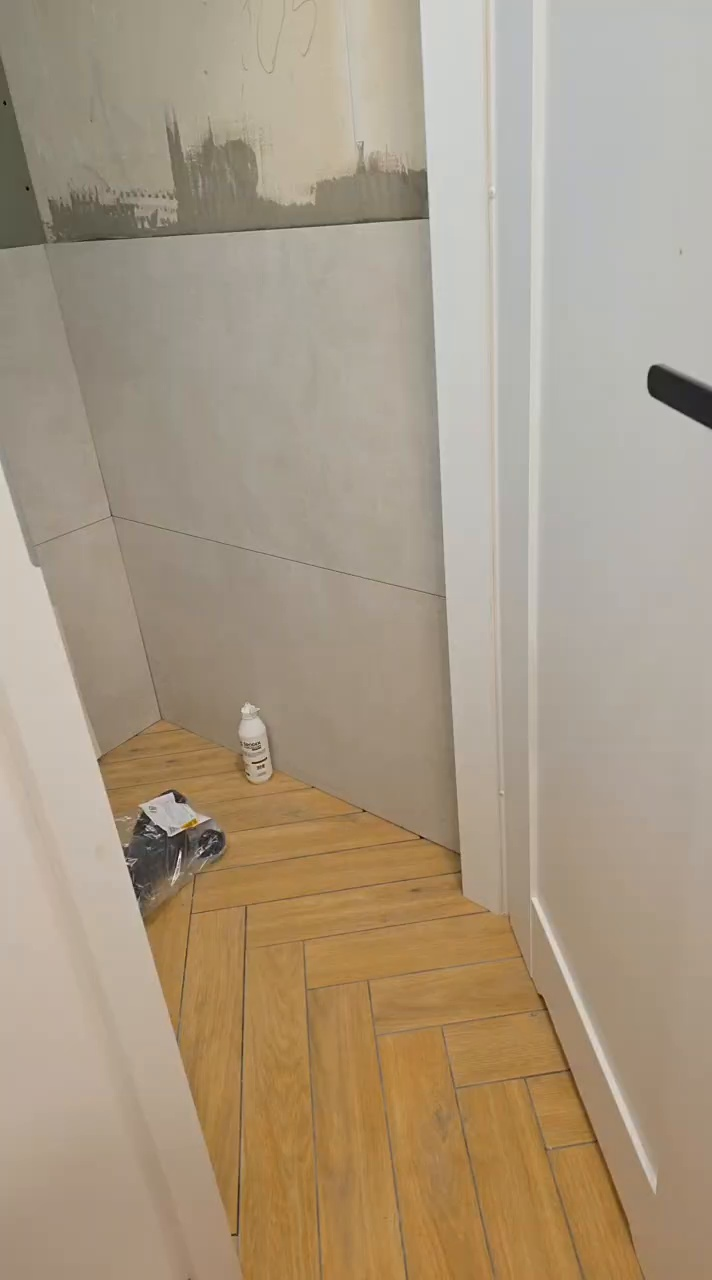
#> input picture tools/frame01.jpg, 712 x 1280 px; its folder holds only this picture in this run
$ python -i find_black_button.py   (imports and definitions only)
#> lines starting #> are read from the running program, lines starting #| are printed output that depends on the picture; after the words box and inside, x2 and y2 are one past the last pixel; in counts of white or black regions, pixels touching at a corner belong together
import cv2
import numpy as np
import sys
import glob

def find_button(img_path):
#> called with img_path = 'frame01.jpg'
    img = cv2.imread(img_path)
#> img is the input picture: shape (1280, 712, 3); mean B, G, R 131.5, 153.1, 168.9
    if img is None:
        return "brak"

    # Convert to HSV to find black
    hsv = cv2.cvtColor(img, cv2.COLOR_BGR2HSV)
#> hsv: shape (1280, 712, 3); mean H, S, V 21.6, 58.3, 169.1

    # Define range for black color
    lower_black = np.array([0, 0, 0])
    upper_black = np.array([180, 255, 60])

    # Threshold the HSV image to get only black colors
    mask = cv2.inRange(hsv, lower_black, upper_black)
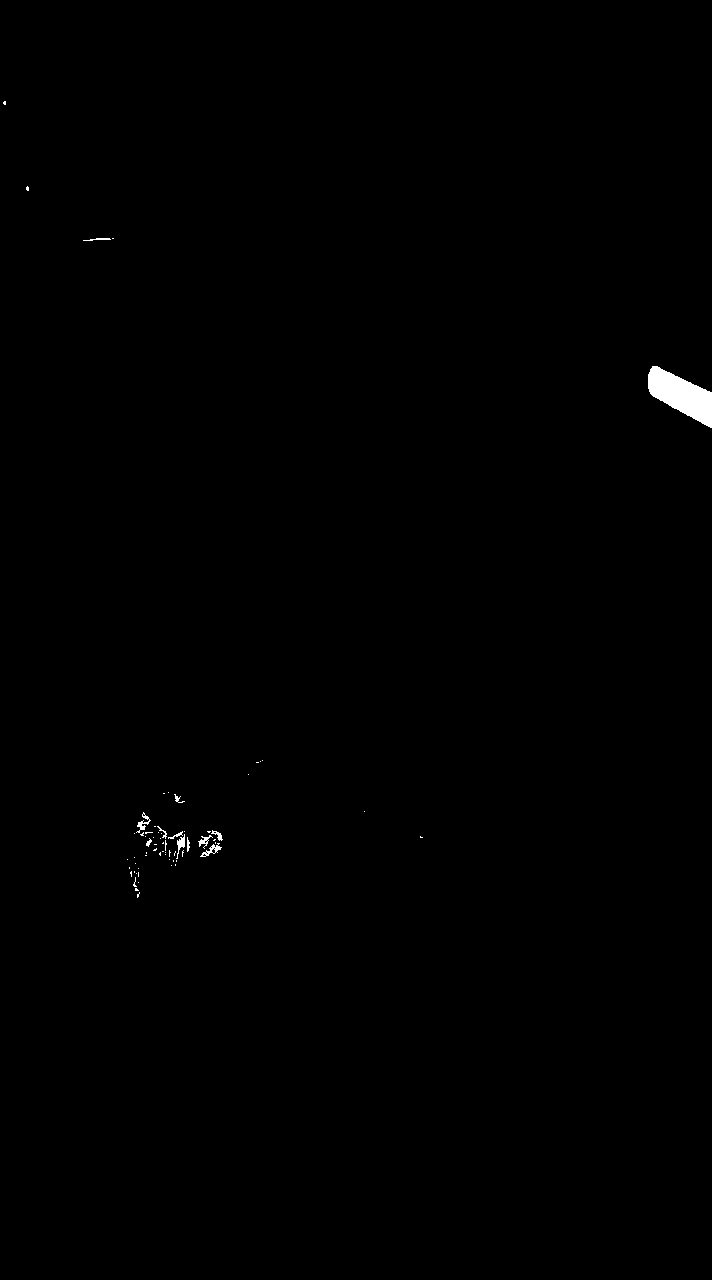
#> mask: shape (1280, 712); 0.32% white; 67 white regions (55 under 20 px)

    # Find contours
    contours, _ = cv2.findContours(mask, cv2.RETR_EXTERNAL, cv2.CHAIN_APPROX_SIMPLE)
#> contours = 67 contours, 61 with area under 20; largest, box (x1, y1, x2, y2) and area: (648, 366, 712, 428) 2027, (200, 843, 222, 857) 88, (136, 812, 151, 833) 59, (176, 834, 185, 859) 58, (198, 835, 213, 849) 46, (211, 830, 223, 841) 35

    candidates = []
    for c in contours:
        x, y, w, h = cv2.boundingRect(c)
        area = w * h
        aspect = w / h if h > 0 else 0

        # Flush button heuristic: somewhat rectangular, area between some bounds
        if 500 < area < 50000 and 0.5 < aspect < 4.0:
            candidates.append((area, x, y, w, h))
#> this loop made 67 passes
#> (x, y, w, h, area, aspect) on passes 4, 30, 33, 36, 37, 41, 42, 50, 51, 52, 54, 56: (133, 877, 4, 10, 40, 0.4), (200, 843, 22, 14, 308, 1.57), (165, 840, 2, 11, 22, 0.182), (146, 838, 6, 9, 54, 0.667), (187, 837, 3, 15, 45, 0.2), (198, 835, 15, 14, 210, 1.07), (176, 834, 9, 25, 225, 0.36), (168, 831, 15, 8, 120, 1.88), (211, 830, 12, 11, 132, 1.09), (157, 826, 10, 13, 130, 0.769), (136, 812, 15, 21, 315, 0.714), (174, 794, 11, 9, 99, 1.22)
#> after the loop, candidates = [(3968, 648, 366, 64, 62)]

    if not candidates:
        return "brak"

    candidates.sort(reverse=True)
    # Return the largest black candidate
    _, x, y, w, h = candidates[0]
    return f"x={x}, y={y}, w={w}, h={h}"

# [2 lines not run here, left out]

>>> result = find_button('frame01.jpg')
#> result = 'x=648, y=366, w=64, h=62'
